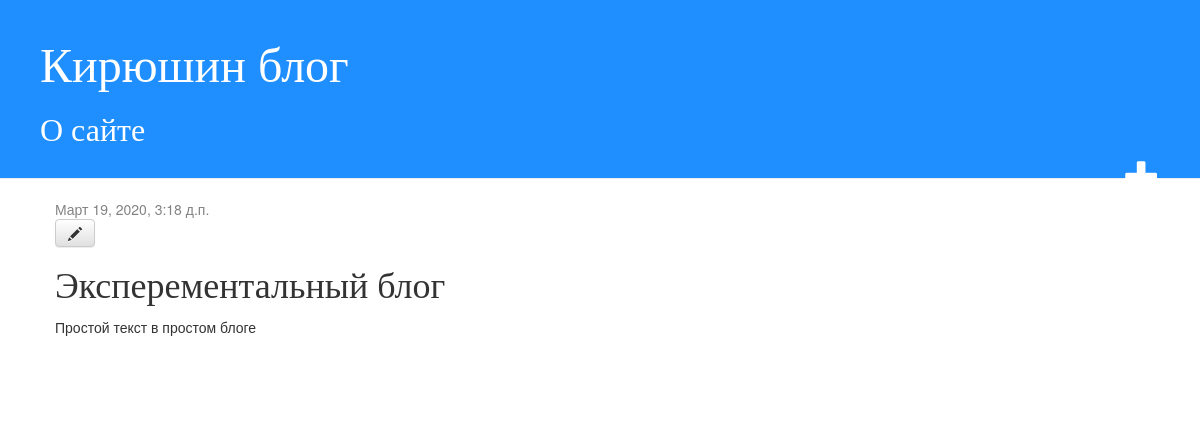
The app's page /post/1/ (signed in) with its own data.
### blog/models.py (models this page shows, shortened)
class Post(models.Model):
	author = models.ForeignKey(settings.AUTH_USER_MODEL, on_delete=models.CASCADE)
	title = models.CharField('названии статьи', max_length = 200)
	text = models.TextField('текст статьи')
	published_date = models.DateTimeField('Дата публикации')

### blog/views.py (the view)
# urls.py: path('post/<int:pk>/', views.post_detail, name='post_detail'),
def post_detail(request, pk):
	post = get_object_or_404(Post, pk=pk)
	return render(request, 'blog/post_detail.html', {'post': post})

### blog/templates/blog/post_detail.html
{% extends 'blog/base.html' %}
{% block content %}
    <div class="post">
        {% if post.published_date %}
            <div class="date">
                {{ post.published_date }}
            </div>
        {% endif %}
        {% if user.is_authenticated %}
     		<a class="btn btn-default" href="{% url 'post_edit' pk=post.pk %}"><span class="glyphicon glyphicon-pencil"></span></a>
		{% endif %}
        <h1>{{ post.title }}</h1>
        <p>{{ post.text|linebreaksbr }}</p>
    </div>
{% endblock %}

### blog/static/css/blog.css (style rules this page uses)
h1, h2, h3, h4 { font-family: 'Lobster', cursive; }
.date { color: #828282; }
.post { margin-bottom: 70px; }

### records on screen
Post: published_date "Март 19, 2020, 3:18 д.п.", title "Эксперементальный блог", text "Простой текст в простом блоге"
